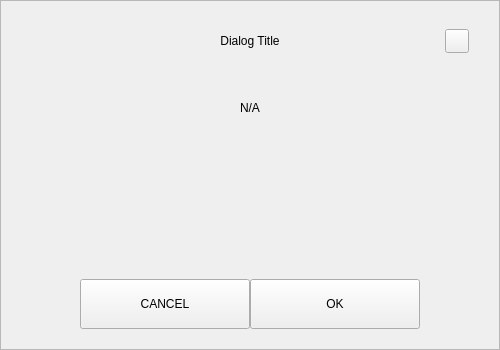
<?xml version="1.0" encoding="UTF-8"?>
<ui version="4.0">
 <class>DefaultDialog</class>
 <widget class="QWidget" name="DefaultDialog">
  <property name="geometry">
   <rect>
    <x>0</x>
    <y>0</y>
    <width>500</width>
    <height>350</height>
   </rect>
  </property>
  <property name="windowTitle">
   <string notr="true">N/A</string>
  </property>
  <layout class="QVBoxLayout" name="verticalLayout_3">
   <property name="spacing">
    <number>0</number>
   </property>
   <property name="leftMargin">
    <number>0</number>
   </property>
   <property name="topMargin">
    <number>0</number>
   </property>
   <property name="rightMargin">
    <number>0</number>
   </property>
   <property name="bottomMargin">
    <number>0</number>
   </property>
   <item>
    <widget class="QFrame" name="frame">
     <property name="styleSheet">
      <string notr="true"/>
     </property>
     <property name="frameShape">
      <enum>QFrame::StyledPanel</enum>
     </property>
     <property name="frameShadow">
      <enum>QFrame::Raised</enum>
     </property>
     <layout class="QVBoxLayout" name="verticalLayout_2">
      <property name="spacing">
       <number>0</number>
      </property>
      <property name="leftMargin">
       <number>30</number>
      </property>
      <property name="topMargin">
       <number>20</number>
      </property>
      <property name="rightMargin">
       <number>30</number>
      </property>
      <property name="bottomMargin">
       <number>20</number>
      </property>
      <item>
       <layout class="QHBoxLayout" name="horizontalLayout_3">
        <property name="spacing">
         <number>0</number>
        </property>
        <item>
         <spacer name="horizontalSpacer_21">
          <property name="orientation">
           <enum>Qt::Horizontal</enum>
          </property>
          <property name="sizeHint" stdset="0">
           <size>
            <width>40</width>
            <height>20</height>
           </size>
          </property>
         </spacer>
        </item>
        <item>
         <widget class="QLabel" name="labelTitle">
          <property name="minimumSize">
           <size>
            <width>0</width>
            <height>40</height>
           </size>
          </property>
          <property name="maximumSize">
           <size>
            <width>16777215</width>
            <height>40</height>
           </size>
          </property>
          <property name="styleSheet">
           <string notr="true">padding-left:24px;</string>
          </property>
          <property name="text">
           <string notr="true">Dialog Title</string>
          </property>
          <property name="alignment">
           <set>Qt::AlignCenter</set>
          </property>
          <property name="margin">
           <number>7</number>
          </property>
         </widget>
        </item>
        <item>
         <spacer name="horizontalSpacer">
          <property name="orientation">
           <enum>Qt::Horizontal</enum>
          </property>
          <property name="sizeHint" stdset="0">
           <size>
            <width>40</width>
            <height>20</height>
           </size>
          </property>
         </spacer>
        </item>
        <item>
         <widget class="QPushButton" name="btnEsc">
          <property name="minimumSize">
           <size>
            <width>24</width>
            <height>24</height>
           </size>
          </property>
          <property name="maximumSize">
           <size>
            <width>24</width>
            <height>24</height>
           </size>
          </property>
          <property name="focusPolicy">
           <enum>Qt::NoFocus</enum>
          </property>
          <property name="text">
           <string/>
          </property>
         </widget>
        </item>
       </layout>
      </item>
      <item>
       <spacer name="verticalSpacer_2">
        <property name="orientation">
         <enum>Qt::Vertical</enum>
        </property>
        <property name="sizeType">
         <enum>QSizePolicy::Fixed</enum>
        </property>
        <property name="sizeHint" stdset="0">
         <size>
          <width>20</width>
          <height>40</height>
         </size>
        </property>
       </spacer>
      </item>
      <item>
       <widget class="QLabel" name="labelMessage">
        <property name="text">
         <string notr="true">N/A</string>
        </property>
        <property name="alignment">
         <set>Qt::AlignCenter</set>
        </property>
        <property name="wordWrap">
         <bool>true</bool>
        </property>
       </widget>
      </item>
      <item>
       <spacer name="verticalSpacer_3">
        <property name="orientation">
         <enum>Qt::Vertical</enum>
        </property>
        <property name="sizeType">
         <enum>QSizePolicy::Expanding</enum>
        </property>
        <property name="sizeHint" stdset="0">
         <size>
          <width>20</width>
          <height>10</height>
         </size>
        </property>
       </spacer>
      </item>
      <item>
       <layout class="QHBoxLayout" name="horizontalLayout" stretch="0,3,3,0">
        <item>
         <spacer name="horizontalSpacer11">
          <property name="orientation">
           <enum>Qt::Horizontal</enum>
          </property>
          <property name="sizeHint" stdset="0">
           <size>
            <width>40</width>
            <height>20</height>
           </size>
          </property>
         </spacer>
        </item>
        <item>
         <widget class="QPushButton" name="btnCancel">
          <property name="minimumSize">
           <size>
            <width>170</width>
            <height>50</height>
           </size>
          </property>
          <property name="maximumSize">
           <size>
            <width>170</width>
            <height>16777215</height>
           </size>
          </property>
          <property name="focusPolicy">
           <enum>Qt::NoFocus</enum>
          </property>
          <property name="text">
           <string>CANCEL</string>
          </property>
         </widget>
        </item>
        <item>
         <widget class="QPushButton" name="btnSave">
          <property name="minimumSize">
           <size>
            <width>170</width>
            <height>50</height>
           </size>
          </property>
          <property name="maximumSize">
           <size>
            <width>170</width>
            <height>16777215</height>
           </size>
          </property>
          <property name="focusPolicy">
           <enum>Qt::NoFocus</enum>
          </property>
          <property name="text">
           <string>OK</string>
          </property>
         </widget>
        </item>
        <item>
         <spacer name="horizontalSpacer_2">
          <property name="orientation">
           <enum>Qt::Horizontal</enum>
          </property>
          <property name="sizeHint" stdset="0">
           <size>
            <width>40</width>
            <height>20</height>
           </size>
          </property>
         </spacer>
        </item>
       </layout>
      </item>
     </layout>
    </widget>
   </item>
  </layout>
 </widget>
 <resources/>
 <connections/>
</ui>
